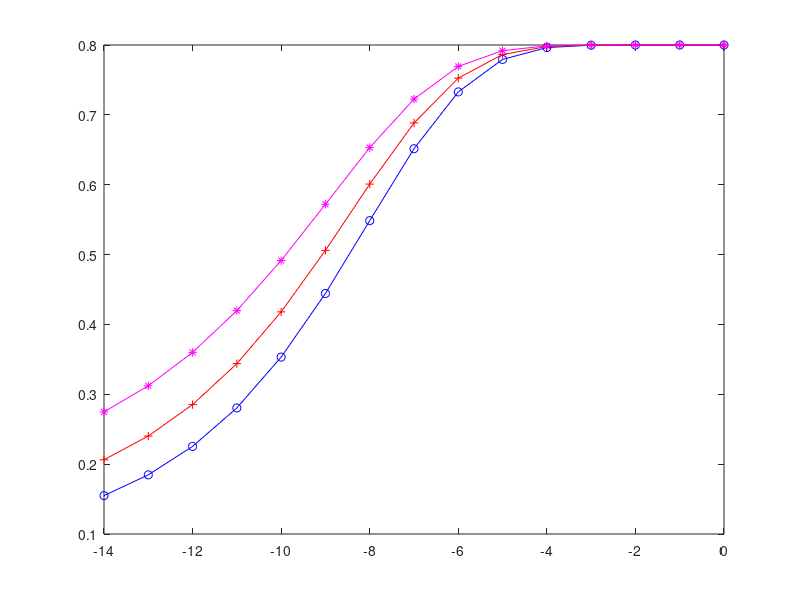

The MATLAB script that drew this image: (Note: this script raises an error after producing the figure.)
clear all;
clc;
%close all;

n =300;                     
%m=ones(15,100);
pfa1=0.025;              
pfa2=0.05;
pfa3=0.1;
snr1=-14:1:0;               
k  = length(snr1);
 for i = 1:k                 
    s1 = 0;                  
    s2 = 0; 
    s3 = 0; 
    snr(i) = power(10,snr1(i)/10);
    for kk = 1:99         
       t = 1/n:1/n:4;             
      
       x = sin(5*pi*t);                
        x = ( x > 0);                
        x  =2*x-1;                   
         
        noise = randn(1,length(t));  
        pn = (std(noise)).^2;        
        a = sqrt(2*snr(i));       
        xx = a.*cos(2*pi*4*t);         
        y  = x.*xx;                  
       ps = mean(abs(y).^2);        
        yy = y+noise;               
        
        r1 = (n+sqrt(n/2)*2*sqrt(2)*erfcinv(2*pfa1));    
        r2 = (n+sqrt(n/2)*2*sqrt(2)*erfcinv(2*pfa2))
        r3 = (n+sqrt(n/2)*2*sqrt(2)*erfcinv(2*pfa3))
        
        sum1 = sum(abs(yy).^2);      
        if sum1>r1
            s1 = s1+1;                 
        end
        if sum1>r2
            s2=s2+1;
        end
        if sum1>r3
            s3=s3+1;
        end    
    end
p1(i) = s1/100;             
p2(i) = s2/100;             
p3(i) = s3/100;             


pd(i) = 0.4*erfc((erfcinv(2*pfa1)-snr(i)*sqrt(n/2))/sqrt(2+4*snr(i)));
pd2(i) = 0.4*erfc((erfcinv(2*pfa2)-snr(i)*sqrt(n/2))/sqrt(2+4*snr(i)));
pd3(i) = 0.4*erfc((erfcinv(2*pfa3)-snr(i)*sqrt(n/2))/sqrt(2+4*snr(i)));
 end

figure(2);

plot(snr1,pd,'o-b',snr1,pd2,'-+r',snr1,pd3,'-*m');
%grid on
legend('pf=0.025','pf=0.05','pf=0.1',4);
title ('Based on energy detection-comparison of detection probabilities under different false alarm probabilities')
xlabel('SNR/dB');
ylabel('Detection probability');